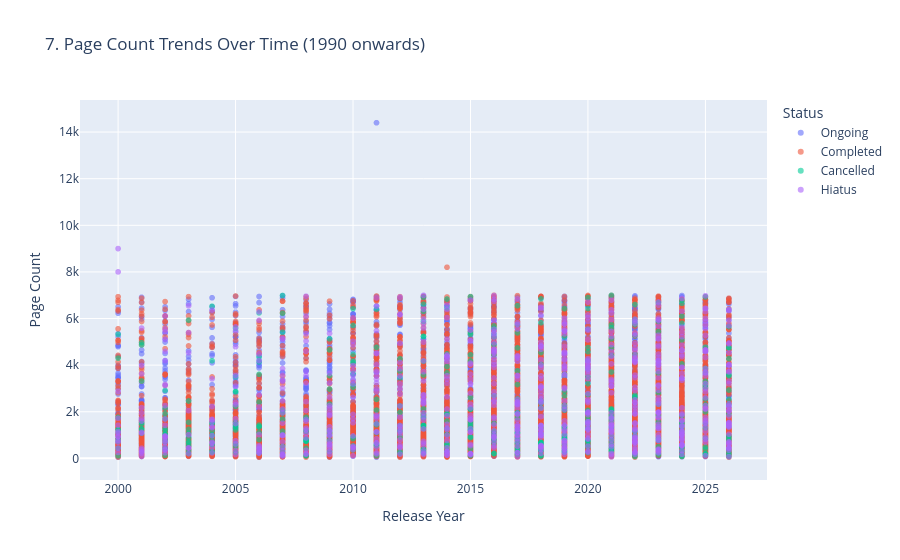

Write notebook code for a chart like this one.
### Markdown cell above
7. Bivariate: Release Year vs Page Count

### Code cell
recent_df = df[df['Release Year'] >= 1990]
fig2 = px.scatter(recent_df, x='Release Year', y='Page Count', color='Status', 
                  title='7. Page Count Trends Over Time (1990 onwards)', opacity=0.6)
fig2.show()

### Figure 1 — Plotly figure (JSON) as saved in the notebook; plotly's stock layout.template omitted (floating-point values rounded to 4 significant figures; data arrays with more than 128 entries replaced by an {"elided": "..."} marker saying what was removed)
{"data": [{"hovertemplate": "Status=Ongoing<br>Release Year=%{x}<br>Page Count=%{y}<extra></extra>", "legendgroup": "Ongoing", "marker": {"color": "#636efa", "opacity": 0.6, "symbol": "circle"}, "mode": "markers", "name": "Ongoing", "showlegend": true, "type": "scattergl", "x": {"elided": "3817 int values"}, "xaxis": "x", "y": {"elided": "3817 int values"}, "yaxis": "y"}, {"hovertemplate": "Status=Completed<br>Release Year=%{x}<br>Page Count=%{y}<extra></extra>", "legendgroup": "Completed", "marker": {"color": "#EF553B", "opacity": 0.6, "symbol": "circle"}, "mode": "markers", "name": "Completed", "showlegend": true, "type": "scattergl", "x": {"elided": "4998 int values"}, "xaxis": "x", "y": {"elided": "4998 int values"}, "yaxis": "y"}, {"hovertemplate": "Status=Cancelled<br>Release Year=%{x}<br>Page Count=%{y}<extra></extra>", "legendgroup": "Cancelled", "marker": {"color": "#00cc96", "opacity": 0.6, "symbol": "circle"}, "mode": "markers", "name": "Cancelled", "showlegend": true, "type": "scattergl", "x": {"elided": "434 int values"}, "xaxis": "x", "y": {"elided": "434 int values"}, "yaxis": "y"}, {"hovertemplate": "Status=Hiatus<br>Release Year=%{x}<br>Page Count=%{y}<extra></extra>", "legendgroup": "Hiatus", "marker": {"color": "#ab63fa", "opacity": 0.6, "symbol": "circle"}, "mode": "markers", "name": "Hiatus", "showlegend": true, "type": "scattergl", "x": {"elided": "741 int values"}, "xaxis": "x", "y": {"elided": "741 int values"}, "yaxis": "y"}], "layout": {"legend": {"title": {"text": "Status"}, "tracegroupgap": 0}, "title": {"text": "7. Page Count Trends Over Time (1990 onwards)"}, "xaxis": {"anchor": "y", "domain": [0, 1], "title": {"text": "Release Year"}}, "yaxis": {"anchor": "x", "domain": [0, 1], "title": {"text": "Page Count"}}}}
